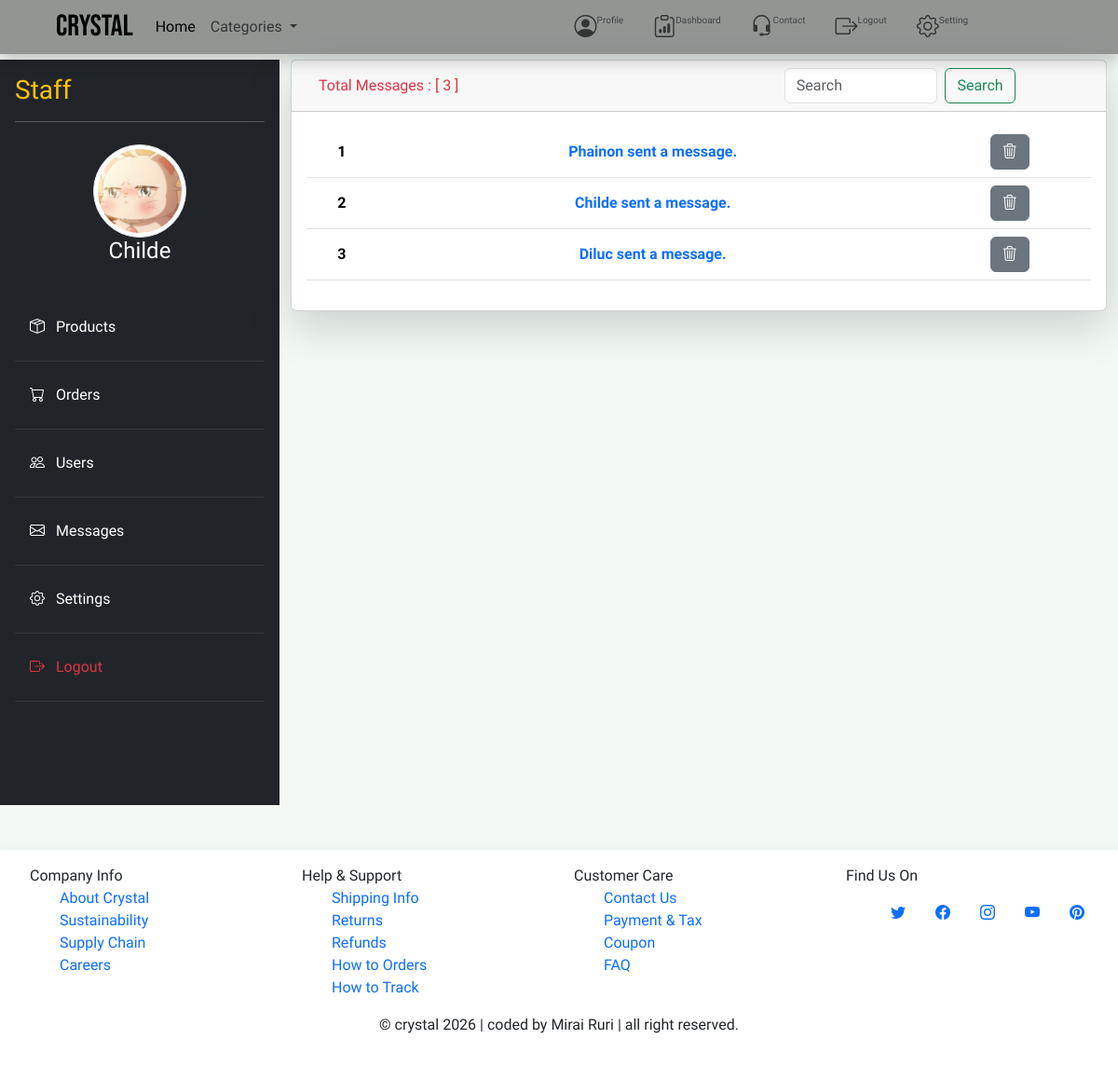
The app's page /user/message/list/ (signed in) with its own data.
### myapp/models.py (models this page shows, shortened)
class ProfileModel(models.Model):
    user = models.OneToOneField(User, on_delete=models.CASCADE, null=True, blank=True)
    image = models.ImageField(
        upload_to="user_profile_images",
        null=True,
        blank=True,
        default="user_profile_images/default_profile.png",
    )

class MessageModel(TimeStampedModel):
    user_message = models.TextField()
    author = models.ForeignKey(User, on_delete=models.CASCADE, null=True, blank=True)
    class Meta:
        verbose_name = "Message"
        verbose_name_plural = "Messages"

### myapp/views.py (the view)
# urls.py: path("user/message/list/", views.user_message_list),
@login_required(login_url="/")
def user_message_list(request):
    if not request.user.is_staff:
        return redirect("/main/page/")
    search = request.GET.get("search")
    user_messages = MessageModel.objects.all()
    if search:
        user_messages = user_messages.filter(
            Q(author__username__icontains=search) | Q(author__email__icontains=search)
        ).order_by("-created_at")
    context = {
        "message_count": MessageModel.objects.count(),
        "user_messages": user_messages,
    }
    return render(request, "message.html", context)

### templates/message.html (shortened to what this page needs)
{% extends 'components/base_auth2.html' %}
{% load humanize %}
{% block body %}
<div class="container my-5">
    <div class="card shadow-lg">
        <div class="card-header d-flex">
            <a href="#" class="btn btn-muted text-danger">Total Messages : [ {{message_count}} ]</a>
            <form class="d-flex ms-auto">
                <input class="form-control w-50 me-2" type="search" placeholder="Search" aria-label="Search"
                    value="{{ request.GET.search }}" name="search">
                <button class="btn btn-outline-success" type="submit">Search</button>
            </form>
        </div>
        <div class="card-body">
            {% if user_messages %}
            <table class="table">
                <tbody>
                    {% for user_message in user_messages %}
                    <tr>
                        <th scope="col" class=" text-center align-middle">{{ forloop.counter }}</th>
                        <th scope="col" class=" text-center align-middle">
                            <a href="#" class="text-decoration-none" data-bs-toggle="modal"
                                data-bs-target="#messageModal{{ user_message.id }}">{{user_message.author.username}}
                                sent a message.</a>
                        </th>
                        <th scope="col" class=" text-center align-middle">
                            <form method="POST" action="/user/message/delete/{{ user_message.id }}/">
                                <button type="submit" class="btn btn-secondary"><i class="bi bi-trash3"></i></button>
                            </form>
                        </th>
                    </tr>
                    {% endfor %}
                    {% else %}
                    <div class="text-center align-middle">
                        <img src="{{ MEDIA_URL }}static_images/no_product.png" alt="No messages sent Yet"
                            style="width: 300px; height: 300px; object-fit: cover;">
                        <p class="text-muted">No messages sent yet.</p>
                    </div>
                    {% endif %}
                </tbody>
            </table>
        </div>
    </div>
</div>
{% endblock %}

### templates/components/sidebar.html
<div class="d-flex mt-5 mb-5">
    <div id="sidebar" class="bg-dark text-white p-3">
        {% if user.is_superuser %}
        <h3 class="text-danger">Superuser</h3>
        {% elif user.is_staff %}
        <h3 class="text-warning">Staff</h3>
        {% else %}
        <h3 class="text-secondary">User</h3>
        {% endif %}
        <hr>
        <div class=" text-center align-middle mt-4 mb-5">
            <img src="{{ user.profilemodel.image.url }}" alt="Profile" class="img-thumbnail"
                style="width: 100px; height: 100px; object-fit: cover; border-radius: 50%;">
            <h4>{{user.username}}</h4>
        </div>
        <ul class="nav flex-column">
            <li class="nav-item">
                <a href="/work/place/" class="nav-link text-white">
                    <i class="bi bi-box-seam me-2"></i> Products
                </a>
            </li>
            <hr class="text-secondary">
            <li class="nav-item">
                <a href="/order/list/view/" class="nav-link text-white">
                    <i class="bi bi-cart me-2"></i> Orders
                </a>
            </li>
            <hr class="text-secondary">
            <li class="nav-item">
                <a href="/registered/users/" class="nav-link text-white">
                    <i class="bi bi-people me-2"></i> Users
                </a>
            </li>
            <hr class="text-secondary">
            <li class="nav-item">
                <a href="/user/message/list/" class="nav-link text-white">
                    <i class="bi bi-envelope me-2"></i> Messages
                </a>
            </li>
            <hr class="text-secondary">
            <li class="nav-item">
                <a href="#" class="nav-link text-white">
                    <i class="bi bi-gear me-2"></i> Settings
                </a>
            </li>
            <hr class="text-secondary">
            <li class="nav-item">
                <a href="/user/logout/" class="nav-link text-danger">
                    <i class="bi bi-box-arrow-right me-2"></i> Logout
                </a>
            </li>
            <hr class="text-secondary">
        </ul>
    </div>
</div>

### static/css/style.css (style rules this page uses)
* { font-family: "Dosis", sans-serif; font-optical-sizing: auto; font-style: normal; list-style-type: none; text-decoration: none; }
body { background: #F3FAF6; }
#sidebar { width: 300px; min-height: 100vh; transition: all 0.3s; }

### records on screen
MessageModel: author.username "Phainon"
MessageModel: author.username "Childe"
MessageModel: author.username "Diluc"

### other values on screen
{{ user.username }} "Childe"
{{ message_count }} "3"
